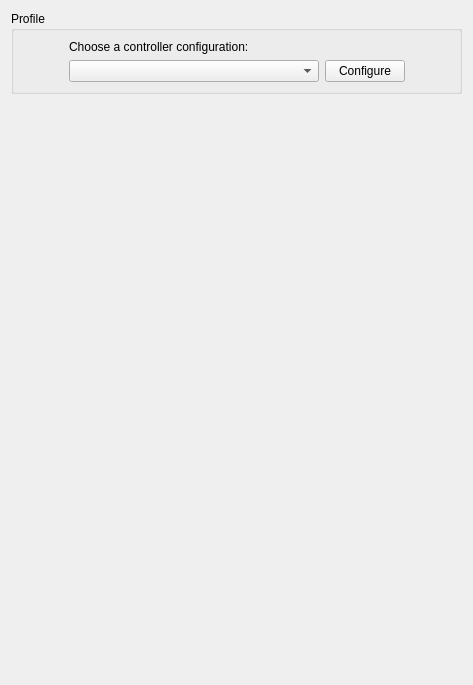
<?xml version="1.0" encoding="UTF-8"?>
<ui version="4.0">
 <class>ConfigureInputSimple</class>
 <widget class="QWidget" name="ConfigureInputSimple">
  <property name="geometry">
   <rect>
    <x>0</x>
    <y>0</y>
    <width>473</width>
    <height>685</height>
   </rect>
  </property>
  <property name="windowTitle">
   <string>ConfigureInputSimple</string>
  </property>
  <layout class="QVBoxLayout" name="verticalLayout_5">
   <item>
    <layout class="QVBoxLayout" name="verticalLayout">
     <item>
      <widget class="QGroupBox" name="gridGroupBox">
       <property name="title">
        <string>Profile</string>
       </property>
       <layout class="QGridLayout" name="gridLayout">
        <item row="1" column="2">
         <widget class="QPushButton" name="profile_configure">
          <property name="text">
           <string>Configure</string>
          </property>
         </widget>
        </item>
        <item row="1" column="0">
         <spacer name="horizontalSpacer">
          <property name="orientation">
           <enum>Qt::Horizontal</enum>
          </property>
          <property name="sizeHint" stdset="0">
           <size>
            <width>40</width>
            <height>20</height>
           </size>
          </property>
         </spacer>
        </item>
        <item row="1" column="3">
         <spacer name="horizontalSpacer_2">
          <property name="orientation">
           <enum>Qt::Horizontal</enum>
          </property>
          <property name="sizeHint" stdset="0">
           <size>
            <width>40</width>
            <height>20</height>
           </size>
          </property>
         </spacer>
        </item>
        <item row="1" column="1">
         <widget class="QComboBox" name="profile_combobox">
          <property name="minimumSize">
           <size>
            <width>250</width>
            <height>0</height>
           </size>
          </property>
         </widget>
        </item>
        <item row="0" column="1" colspan="2">
         <widget class="QLabel" name="label">
          <property name="text">
           <string>Choose a controller configuration:</string>
          </property>
         </widget>
        </item>
       </layout>
      </widget>
     </item>
    </layout>
   </item>
   <item>
    <spacer name="verticalSpacer">
     <property name="orientation">
      <enum>Qt::Vertical</enum>
     </property>
     <property name="sizeHint" stdset="0">
      <size>
       <width>20</width>
       <height>40</height>
      </size>
     </property>
    </spacer>
   </item>
  </layout>
 </widget>
 <resources/>
 <connections/>
</ui>
